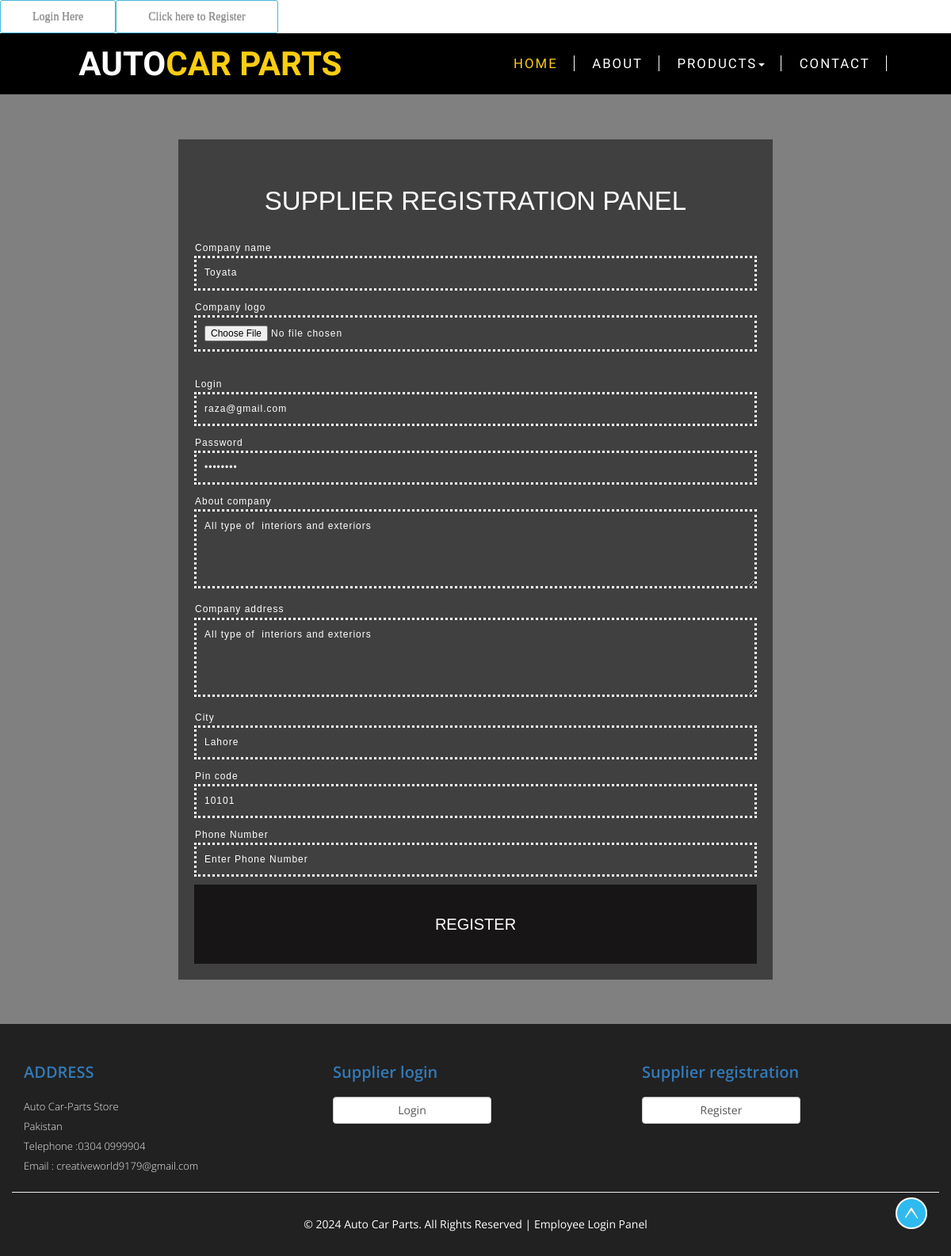
Screenshot of /supplierregistration.php?editid=11 with the database file from the repository.
### tables this page shows
CREATE TABLE `supplier` (
  `supplierid` int(10) NOT NULL,
  `companyname` varchar(100) NOT NULL,
  `loginid` varchar(25) NOT NULL,
  `password` varchar(100) NOT NULL,
  `companylogo` varchar(100) NOT NULL,
  `companydescription` text NOT NULL,
  `companyaddress` text NOT NULL,
  `city` varchar(50) NOT NULL,
  `pincode` varchar(15) NOT NULL,
  `status` varchar(10) NOT NULL
);

### supplierregistration.php (the view, shortened to what this page needs)
<?php
include("header.php");
if(isset($_GET['editid']))
{
	$sqledit = "SELECT * FROM supplier WHERE supplierid='$_GET[editid]'";
	$qsqledit  = mysqli_query($con,$sqledit);
	$rsedit = mysqli_fetch_array($qsqledit);
}
?>
<div class="w3-contact" id="contact">
<div class="content-w3ls agileits w3 wthree w3-agile w3-agileits agileinfo agile w3-label" style="width:750px;">
	<form action="" method="post" name="formsupreg1" onsubmit="return submitformsupreg1()" class="form-agileits" enctype='multipart/form-data' >
		<h3 class="w3-contact-form-head">Supplier Registration Panel</h3>
		<label>Company name</label><br> <span id="idcompname1" style="color:red"></span>
		<input type="text" id="companyname" name="companyname" placeholder="Company name" value="<?php echo $rsedit['companyname']; ?>"/><br>
		<label>Company logo</label><br><span id="idcomplogo1" style="color:red"></span>
		<center>
		<input type="file"  id="companylogo" name="companylogo" placeholder="Company logo" value="<?php echo $rsedit['companylogo']; ?>"/><br></center>
		<label>Login</label><br><span id="idlogin1" style="color:red"></span>
		<center>
		<input type="text"  id="loginid" name="loginid" placeholder="Login" value="<?php echo $rsedit['loginid']; ?>"/><br></center>
		<label>Password</label><br><span id="idpa11" style="color:red"></span>
		<center>
		<input type="password"  id="password" name="password" placeholder="Password"  value="<?php echo $rsedit['password']; ?>"/><br></center>
		<label>About company </label><br><span id="idabtcom1" style="color:red"></span>
		<textarea name="companydescription"  placeholder="Company description"><?php echo $rsedit['companydescription']; ?></textarea>
		<label>Company address </label><br><span id="idcomaddress1" style="color:red"></span>
		<textarea name="companyaddress"  placeholder="Company Address"><?php echo $rsedit['companydescription']; ?></textarea><br>
		<label>City </label><br><span id="idccity1" style="color:red"></span>
		<input type="text"  id="city" name="city" placeholder="City" value="<?php echo $rsedit['city']; ?>"/><br>
		<label>Pin code </label><br><span id="idspincode11" style="color:red"></span>
		<input type="text"  id="pincode" name="pincode" placeholder="Enter PIN Code" value="<?php echo $rsedit['pincode']; ?>"/><br>
		<label>Phone Number </label><br><span id="idphonenumber" style="color:red"></span>
		<input type="text"  id="phonenumber" name="phonenumber" placeholder="Enter Phone Number" value="<?php echo $rsedit['phonenumber']; ?>"/><br>
		<input type="submit" name="submit" class="sign-in" value="Register">
	</form><br>
</div>
</div>
<?php
include("footer.php");
?>

### css/style.css (style rules this page uses)
body { padding: 0; margin: 0; background: #FFF; font-family: 'Open Sans', sans-serif; }
input[type="button"], input[type="submit"] { transition: 0.5s all; -webkit-transition: 0.5s all; -moz-transition: 0.5s all; -o-transition: 0.5s all; -ms-transition: 0.5s all; }
h1, h2, h3, h4, h5, h6 { margin: 0; padding: 0; }
label { margin: 0; text-align: left; color:black; }
.w3-contact { padding: 4em 0; }
.w3-contact { background-color:grey; background-position:center; background-attachment:fixed; background-size:cover; -webkit-background-size:cover; -moz-background-size:cover; -o-background-size:cover; -ms-background-size:cover; font-family: 'Muli', sans-serif; }
.content-w3ls { width: 35%; margin: 0 auto; background:rgba(0,0,0,0.5); text-align: left; padding: 60px 20px 0; color:white; }
h3.w3-contact-form-head { text-transform: uppercase; font-size: 33px; font-weight: 300; text-align:center; color: #fff; padding-bottom:30px; font-family: 'Nunito', sans-serif; }
input[type="text"],input[type="email"],input[type="password"],input[type="file"],input[type="date"],input[type="month"],textarea,select { width: 100%; padding: 10px; font-size: 12px; color: #fff; background-color: rgba(255, 255, 255, 0); font-weight: normal; border-top-color: transparent; border-left-color: transparent; border-right-color: transparent; border: 3px dotted #ffffff; font-family: 'Muli', sans-serif; margin-bottom: 10px; outline: none; letter-spacing:1px; }
label { width: 70%; padding: 1px; font-size: 12px; color: #fff; background-color: rgba(255, 255, 255, 0); font-weight: normal; font-family: 'Muli', sans-serif; outline: none; letter-spacing:1px; }
textarea { height: 100px; }
input.sign-in { width: 100%; height: 100px; font-size: 20px; font-weight: normal; text-transform: uppercase; color: #fff; font-family: 'Nunito', sans-serif; background-color:#171515; transition: all 0.5s ease-in-out; -webkit-transition: all 0.5s ease-in-out; -moz-transition: all 0.5s ease-in-out; -o-transition: all 0.5s ease-in-out; -ms-transition: all 0.5s ease-in-out; border: none; outline: none; cursor: pointer; }

### rows the page displays
supplier: companyname "Toyata", loginid "raza@gmail.com", companydescription "All type of interiors and exteriors", companyaddress "All type of interiors and exteriors", city "Lahore", pincode "10101"
